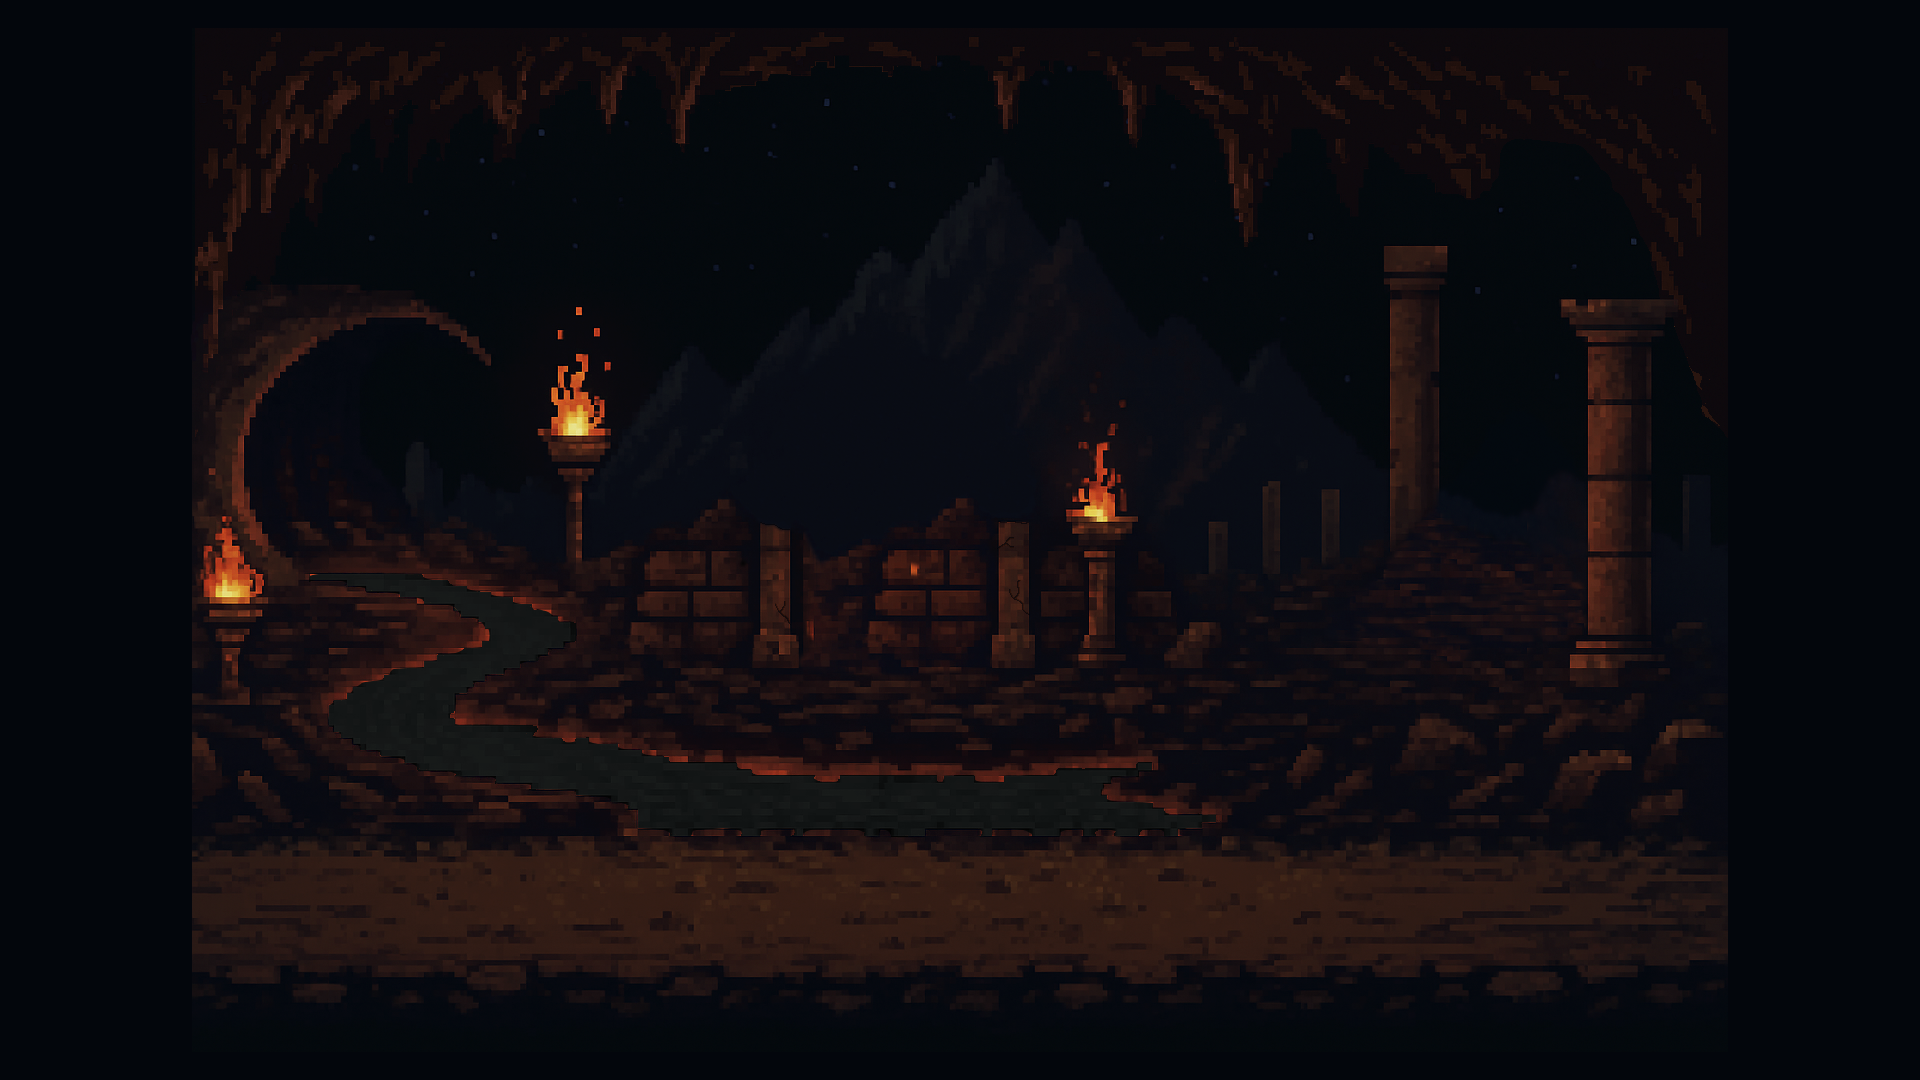

A level layout from a 2D game, rendered from its tile map. Below: a short description, then the map file with its tile-grid data intact:
An orthogonal 48x27 tile map with 40x40 px tiles, 1 tile layer (Capa de patrones 1) and 6 objects.

<map version="1.10" tiledversion="1.11.0" orientation="orthogonal" renderorder="right-down" width="48" height="27" tilewidth="40" tileheight="40" infinite="0" nextlayerid="3" nextobjectid="7">
 <tileset firstgid="1" name="inframundo" tilewidth="40" tileheight="40" tilecount="1296" columns="48">
  <image source="inframundo.png" width="1920" height="1080" />
 </tileset>
 <layer id="1" name="Capa de patrones 1" width="48" height="27">
  <data encoding="csv">
1,2,3,4,5,6,7,8,9,10,11,12,13,14,15,16,17,18,19,20,21,22,23,24,25,26,27,28,29,30,31,32,33,34,35,36,37,38,39,40,41,42,43,44,45,46,47,48,
49,50,51,52,53,54,55,56,57,58,59,60,61,62,63,64,65,66,67,68,69,70,71,72,73,74,75,76,77,78,79,80,81,82,83,84,85,86,87,88,89,90,91,92,93,94,95,96,
97,98,99,100,101,102,103,104,105,106,107,108,109,110,111,112,113,114,115,116,117,118,119,120,121,122,123,124,125,126,127,128,129,130,131,132,133,134,135,136,137,138,139,140,141,142,143,144,
145,146,147,148,149,150,151,152,153,154,155,156,157,158,159,160,161,162,163,164,165,166,167,168,169,170,171,172,173,174,175,176,177,178,179,180,181,182,183,184,185,186,187,188,189,190,191,192,
193,194,195,196,197,198,199,200,201,202,203,204,205,206,207,208,209,210,211,212,213,214,215,216,217,218,219,220,221,222,223,224,225,226,227,228,229,230,231,232,233,234,235,236,237,238,239,240,
241,242,243,244,245,246,247,248,249,250,251,252,253,254,255,256,257,258,259,260,261,262,263,264,265,266,267,268,269,270,271,272,273,274,275,276,277,278,279,280,281,282,283,284,285,286,287,288,
289,290,291,292,293,294,295,296,297,298,299,300,301,302,303,304,305,306,307,308,309,310,311,312,313,314,315,316,317,318,319,320,321,322,323,324,325,326,327,328,329,330,331,332,333,334,335,336,
337,338,339,340,341,342,343,344,345,346,347,348,349,350,351,352,353,354,355,356,357,358,359,360,361,362,363,364,365,366,367,368,369,370,371,372,373,374,375,376,377,378,379,380,381,382,383,384,
385,386,387,388,389,390,391,392,393,394,395,396,397,398,399,400,401,402,403,404,405,406,407,408,409,410,411,412,413,414,415,416,417,418,419,420,421,422,423,424,425,426,427,428,429,430,431,432,
433,434,435,436,437,438,439,440,441,442,443,444,445,446,447,448,449,450,451,452,453,454,455,456,457,458,459,460,461,462,463,464,465,466,467,468,469,470,471,472,473,474,475,476,477,478,479,480,
481,482,483,484,485,486,487,488,489,490,491,492,493,494,495,496,497,498,499,500,501,502,503,504,505,506,507,508,509,510,511,512,513,514,515,516,517,518,519,520,521,522,523,524,525,526,527,528,
529,530,531,532,533,534,535,536,537,538,539,540,541,542,543,544,545,546,547,548,549,550,551,552,553,554,555,556,557,558,559,560,561,562,563,564,565,566,567,568,569,570,571,572,573,574,575,576,
577,578,579,580,581,582,583,584,585,586,587,588,589,590,591,592,593,594,595,596,597,598,599,600,601,602,603,604,605,606,607,608,609,610,611,612,613,614,615,616,617,618,619,620,621,622,623,624,
625,626,627,628,629,630,631,632,633,634,635,636,637,638,639,640,641,642,643,644,645,646,647,648,649,650,651,652,653,654,655,656,657,658,659,660,661,662,663,664,665,666,667,668,669,670,671,672,
673,674,675,676,677,678,679,680,681,682,683,684,685,686,687,688,689,690,691,692,693,694,695,696,697,698,699,700,701,702,703,704,705,706,707,708,709,710,711,712,713,714,715,716,717,718,719,720,
721,722,723,724,725,726,727,728,729,730,731,732,733,734,735,736,737,738,739,740,741,742,743,744,745,746,747,748,749,750,751,752,753,754,755,756,757,758,759,760,761,762,763,764,765,766,767,768,
769,770,771,772,773,774,775,776,777,778,779,780,781,782,783,784,785,786,787,788,789,790,791,792,793,794,795,796,797,798,799,800,801,802,803,804,805,806,807,808,809,810,811,812,813,814,815,816,
817,818,819,820,821,822,823,824,825,826,827,828,829,830,831,832,833,834,835,836,837,838,839,840,841,842,843,844,845,846,847,848,849,850,851,852,853,854,855,856,857,858,859,860,861,862,863,864,
865,866,867,868,869,870,871,872,873,874,875,876,877,878,879,880,881,882,883,884,885,886,887,888,889,890,891,892,893,894,895,896,897,898,899,900,901,902,903,904,905,906,907,908,909,910,911,912,
913,914,915,916,917,918,919,920,921,922,923,924,925,926,927,928,929,930,931,932,933,934,935,936,937,938,939,940,941,942,943,944,945,946,947,948,949,950,951,952,953,954,955,956,957,958,959,960,
961,962,963,964,965,966,967,968,969,970,971,972,973,974,975,976,977,978,979,980,981,982,983,984,985,986,987,988,989,990,991,992,993,994,995,996,997,998,999,1000,1001,1002,1003,1004,1005,1006,1007,1008,
1009,1010,1011,1012,1013,1014,1015,1016,1017,1018,1019,1020,1021,1022,1023,1024,1025,1026,1027,1028,1029,1030,1031,1032,1033,1034,1035,1036,1037,1038,1039,1040,1041,1042,1043,1044,1045,1046,1047,1048,1049,1050,1051,1052,1053,1054,1055,1056,
1057,1058,1059,1060,1061,1062,1063,1064,1065,1066,1067,1068,1069,1070,1071,1072,1073,1074,1075,1076,1077,1078,1079,1080,1081,1082,1083,1084,1085,1086,1087,1088,1089,1090,1091,1092,1093,1094,1095,1096,1097,1098,1099,1100,1101,1102,1103,1104,
1105,1106,1107,1108,1109,1110,1111,1112,1113,1114,1115,1116,1117,1118,1119,1120,1121,1122,1123,1124,1125,1126,1127,1128,1129,1130,1131,1132,1133,1134,1135,1136,1137,1138,1139,1140,1141,1142,1143,1144,1145,1146,1147,1148,1149,1150,1151,1152,
1153,1154,1155,1156,1157,1158,1159,1160,1161,1162,1163,1164,1165,1166,1167,1168,1169,1170,1171,1172,1173,1174,1175,1176,1177,1178,1179,1180,1181,1182,1183,1184,1185,1186,1187,1188,1189,1190,1191,1192,1193,1194,1195,1196,1197,1198,1199,1200,
1201,1202,1203,1204,1205,1206,1207,1208,1209,1210,1211,1212,1213,1214,1215,1216,1217,1218,1219,1220,1221,1222,1223,1224,1225,1226,1227,1228,1229,1230,1231,1232,1233,1234,1235,1236,1237,1238,1239,1240,1241,1242,1243,1244,1245,1246,1247,1248,
1249,1250,1251,1252,1253,1254,1255,1256,1257,1258,1259,1260,1261,1262,1263,1264,1265,1266,1267,1268,1269,1270,1271,1272,1273,1274,1275,1276,1277,1278,1279,1280,1281,1282,1283,1284,1285,1286,1287,1288,1289,1290,1291,1292,1293,1294,1295,1296
</data>
 </layer>
 <objectgroup id="2" name="colisiones">
  <object id="1" x="194" y="840">
   <polygon points="0,0 452,-6 442,-28 -2,-46" />
  </object>
  <object id="2" x="192" y="792">
   <polygon points="0,0 -194,0 -190,286 2,286" />
  </object>
  <object id="3" x="193" y="976">
   <polygon points="0,0 1531,-14 1533,102 3,100" />
  </object>
  <object id="4" x="637.333" y="810.667">
   <polygon points="0,0 578.667,2.66667 574.667,25.3333 5.33333,24" />
  </object>
  <object id="5" x="1214" y="806">
   <polygon points="0,0 516,0 514,30 -2,32" />
  </object>
  <object id="6" x="1732" y="808">
   <polygon points="0,0 -4,270 190,270 188,-10" />
  </object>
 </objectgroup>
</map>